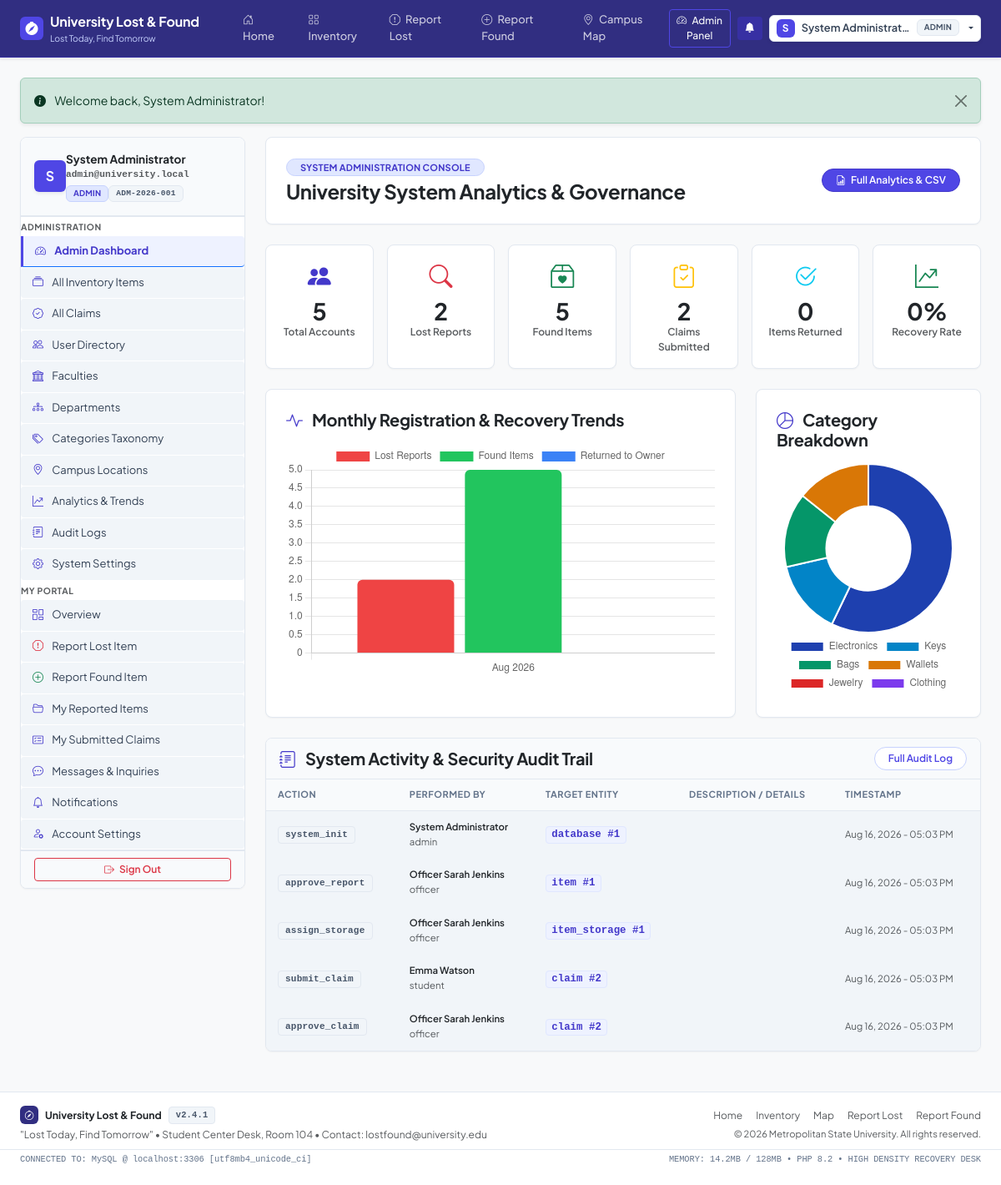
Page /admin/dashboard.php (signed in) on the committed database.
### tables this page shows
CREATE TABLE `users` (
  `id` INT UNSIGNED NOT NULL AUTO_INCREMENT,
  `university_id` VARCHAR(50) NOT NULL UNIQUE,
  `full_name` VARCHAR(150) NOT NULL,
  `email` VARCHAR(150) NOT NULL UNIQUE,
  `phone` VARCHAR(30) NULL,
  `password` VARCHAR(255) NOT NULL,
  `role` ENUM('student', 'staff', 'officer', 'admin') NOT NULL DEFAULT 'student',
  `faculty_id` INT UNSIGNED NULL,
  `department_id` INT UNSIGNED NULL,
  `profile_image` VARCHAR(255) NULL DEFAULT 'default_avatar.png',
  `status` ENUM('active', 'inactive', 'suspended') NOT NULL DEFAULT 'active',
  `email_verified` TINYINT(1) NOT NULL DEFAULT 1,
  `reset_token` VARCHAR(100) NULL,
  `reset_token_expiry` DATETIME NULL,
  `created_at` TIMESTAMP NOT NULL DEFAULT CURRENT_TIMESTAMP,
  `updated_at` TIMESTAMP NOT NULL DEFAULT CURRENT_TIMESTAMP ON UPDATE CURRENT_TIMESTAMP,
  PRIMARY KEY (`id`),
  KEY `fk_users_faculty` (`faculty_id`),
  KEY `fk_users_department` (`department_id`),
  CONSTRAINT `fk_users_faculty` FOREIGN KEY (`faculty_id`) REFERENCES `faculties` (`id`) ON DELETE SET NULL,
  CONSTRAINT `fk_users_department` FOREIGN KEY (`department_id`) REFERENCES `departments` (`id`) ON DELETE SET NULL
);

CREATE TABLE `audit_logs` (
  `id` INT UNSIGNED NOT NULL AUTO_INCREMENT,
  `user_id` INT UNSIGNED NULL,
  `action` VARCHAR(100) NOT NULL,
  `entity_type` VARCHAR(50) NOT NULL,
  `entity_id` INT UNSIGNED NULL,
  `old_data` TEXT NULL,
  `new_data` TEXT NULL,
  `ip_address` VARCHAR(45) NULL,
  `user_agent` VARCHAR(255) NULL,
  `created_at` TIMESTAMP NOT NULL DEFAULT CURRENT_TIMESTAMP,
  PRIMARY KEY (`id`),
  KEY `fk_audit_user` (`user_id`),
  CONSTRAINT `fk_audit_user` FOREIGN KEY (`user_id`) REFERENCES `users` (`id`) ON DELETE SET NULL
);

### admin/dashboard.php (the view, shortened to what the rows shown need)
<?php
$pdo = Database::getInstance()->getConnection();
$monthlySql = "SELECT DATE_FORMAT(created_at, '%b %Y') AS month_label,
                      SUM(CASE WHEN type = 'lost' THEN 1 ELSE 0 END) AS lost_cnt,
                      SUM(CASE WHEN type = 'found' THEN 1 ELSE 0 END) AS found_cnt,
                      SUM(CASE WHEN status = 'returned' THEN 1 ELSE 0 END) AS returned_cnt
               FROM items
               WHERE created_at >= DATE_SUB(NOW(), INTERVAL 6 MONTH)
               GROUP BY DATE_FORMAT(created_at, '%Y-%m'), DATE_FORMAT(created_at, '%b %Y')
               ORDER BY MIN(created_at) ASC";
$monthlyTrends = $pdo->query($monthlySql)->fetchAll();
$catDist = $pdo->query("SELECT c.name, COUNT(i.id) AS item_count
                        FROM categories c
                        LEFT JOIN items i ON c.id = i.category_id
                        GROUP BY c.id, c.name
                        ORDER BY item_count DESC
                        LIMIT 6")->fetchAll();
$recentAudits = $pdo->query("SELECT a.*, u.full_name AS user_name, u.role AS user_role
                            FROM audit_logs a
                            LEFT JOIN users u ON a.user_id = u.id
                            ORDER BY a.created_at DESC
                            LIMIT 8")->fetchAll();
require_once __DIR__ . '/../includes/header.php';
require_once __DIR__ . '/../includes/navbar.php';
?>
<div class="container-fluid px-lg-4 py-4">
    <div class="row g-4">
        <div class="col-lg-3">
            <?php require_once __DIR__ . '/../includes/sidebar.php'; ?>
        </div>
        <div class="col-lg-9">
            <div class="card border-0 shadow-sm rounded-4 bg-white overflow-hidden mb-4">
                <div class="table-responsive">
                    <table class="table align-middle mb-0 table-hover">
                        <thead class="table-light text-muted small text-uppercase">
                            <tr>
                                <th class="ps-4">Action</th>
                                <th>Performed By</th>
                                <th>Target Entity</th>
                                <th>Description / Details</th>
                                <th>Timestamp</th>
                            </tr>
                        </thead>
                        <tbody>
                            <?php if (empty($recentAudits)): ?>
                                <tr>
                                    <td colspan="5" class="text-center py-4 text-muted">No audit events logged yet.</td>
                                </tr>
                            <?php else: ?>
                                <?php foreach ($recentAudits as $a): ?>
                                    <tr>
                                        <td class="ps-4">
                                            <span class="badge bg-light text-dark border font-monospace"><?= e($a['action']) ?></span>
                                        </td>
                                        <td>
                                            <span class="fw-semibold text-dark small d-block"><?= e($a['user_name'] ?? 'System / Anonymous') ?></span>
                                            <small class="text-muted"><?= e($a['user_role'] ?? 'guest') ?></small>
                                        </td>
                                        <td><code><?= e($a['entity_type'] ?? '-') ?> #<?= e($a['entity_id'] ?? '-') ?></code></td>
                                        <td><span class="small text-secondary"><?= e($a['details'] ?? '') ?></span></td>
                                        <td><span class="small text-muted"><?= formatDateTime($a['created_at']) ?></span></td>
                                    </tr>
                                <?php endforeach; ?>
                            <?php endif; ?>
                        </tbody>
                    </table>
                </div>
            </div>
        </div>
    </div>
</div>
<script>
document.addEventListener('DOMContentLoaded', function () {
    // Monthly Trend Chart
    const trendCtx = document.getElementById('monthlyTrendChart');
    if (trendCtx) {
        const trendData = <?= json_encode($monthlyTrends) ?>;
        new Chart(trendCtx, {
            type: 'bar',
            data: {
                labels: trendData.map(d => d.month_label),
                datasets: [
                    {
                        label: 'Lost Reports',
                        data: trendData.map(d => d.lost_cnt),
                        backgroundColor: '#ef4444',
                        borderRadius: 6
                    },
                    {
                        label: 'Found Items',
                        data: trendData.map(d => d.found_cnt),
                        backgroundColor: '#22c55e',
                        borderRadius: 6
                    },
                    {
                        label: 'Returned to Owner',
                        data: trendData.map(d => d.returned_cnt),
                        backgroundColor: '#3b82f6',
                        borderRadius: 6
                    }
                ]
            },
            options: {
                responsive: true,
                maintainAspectRatio: false,
                plugins: { legend: { position: 'top' } }
            }
        });
    }
    // Category Pie Chart
    const catCtx = document.getElementById('categoryPieChart');
    if (catCtx) {
        const catData = <?= json_encode($catDist) ?>;
        new Chart(catCtx, {
            type: 'doughnut',
            data: {
                labels: catData.map(c => c.name),
                datasets: [{
                    data: catData.map(c => c.item_count),
                    backgroundColor: ['#1e40af', '#0284c7', '#059669', '#d97706', '#dc2626', '#7c3aed']
                }]
            },
            options: {
                responsive: true,
                maintainAspectRatio: false,
                plugins: { legend: { position: 'bottom' } }
            }
        });
    }
});
</script>
<?php require_once __DIR__ . '/../includes/footer.php'; ?>

### includes/navbar.php (shortened to what the rows shown need)
<?php
require_once __DIR__ . '/../classes/Auth.php';
$isAuth = Auth::check();
$user = Auth::user();
?>
<nav class="navbar navbar-expand-lg navbar-dark sticky-top shadow-sm py-1.5" style="background-color: #312e81; border-bottom: 1px solid #3730a3;">
    <div class="container-fluid px-lg-4">
        <div class="collapse navbar-collapse" id="navbarContent">
            <div class="d-flex align-items-center gap-2">
                <?php if ($isAuth): ?>
                    <?php if ($user['role'] === 'admin'): ?>
                        <a href="<?= APP_URL ?>/admin/dashboard.php" class="btn btn-outline-light btn-sm fw-medium border-indigo-700" style="font-size: 0.75rem; border-color: #4f46e5;">
                            <i class="bi bi-speedometer2 me-1"></i> Admin Panel
                        </a>
                    <?php elseif ($user['role'] === 'officer'): ?>
                        <a href="<?= APP_URL ?>/officer/dashboard.php" class="btn btn-outline-light btn-sm fw-medium border-indigo-700" style="font-size: 0.75rem; border-color: #4f46e5;">
                            <i class="bi bi-shield-check me-1"></i> Officer Desk
                        </a>
                    <?php else: ?>
                        <a href="<?= APP_URL ?>/dashboard.php" class="btn btn-outline-light btn-sm fw-medium border-indigo-700" style="font-size: 0.75rem; border-color: #4f46e5;">
                            <i class="bi bi-columns-gap me-1"></i> Dashboard
                        </a>
                    <?php endif; ?>
                    <a href="<?= APP_URL ?>/notifications.php" class="btn btn-sm position-relative px-2 py-1 text-white" style="background-color: #3730a3;" title="Notifications">
                        <i class="bi bi-bell-fill"></i>
                    </a>
                    <div class="dropdown">
                        <button class="btn btn-light btn-sm dropdown-toggle d-flex align-items-center gap-2 py-1 px-2.5 shadow-sm rounded" type="button" id="userMenuDropdown" data-bs-toggle="dropdown" aria-expanded="false">
                            <div class="bg-indigo-600 text-white rounded d-flex align-items-center justify-content-center fw-bold" style="width: 22px; height: 22px; font-size: 0.75rem; background-color: #4f46e5;">
                                <?= strtoupper(substr($user['full_name'], 0, 1)) ?>
                            </div>
                            <span class="d-none d-md-inline fw-semibold small text-truncate" style="max-width: 130px; font-size: 0.8rem;"><?= e($user['full_name']) ?></span>
                            <span class="badge bg-secondary-subtle text-secondary border rounded text-uppercase" style="font-size: 0.6rem;"><?= e($user['role']) ?></span>
                        </button>
                    </div>
                <?php endif; ?>
            </div>
        </div>
    </div>
</nav>

### includes/sidebar.php (shortened to what the rows shown need)
<?php
require_once __DIR__ . '/../classes/Auth.php';
$user = Auth::user();
$role = $user['role'] ?? 'student';
?>
<div class="card border rounded-3 overflow-hidden mb-4 bg-white shadow-sm" style="border-color: #e2e8f0;">
    <div class="p-3 text-start border-bottom" style="background-color: #f8fafc; border-color: #e2e8f0;">
        <div class="d-flex align-items-center gap-2.5">
            <div class="bg-indigo-600 text-white rounded d-flex align-items-center justify-content-center fw-bold shadow-sm" style="width: 38px; height: 38px; background-color: #4f46e5; font-size: 1rem;">
                <?= strtoupper(substr($user['full_name'] ?? 'U', 0, 1)) ?>
            </div>
            <div class="d-flex flex-column overflow-hidden">
                <span class="fw-bold text-dark text-truncate" style="font-size: 0.85rem;"><?= e($user['full_name'] ?? 'User') ?></span>
                <span class="text-muted font-monospace text-truncate" style="font-size: 0.7rem;"><?= e($user['email'] ?? '') ?></span>
                <div class="d-flex align-items-center gap-1.5 mt-1">
                    <span class="badge bg-primary-subtle text-primary border rounded text-uppercase" style="font-size: 0.6rem;"><?= e($role) ?></span>
                    <span class="badge bg-light text-secondary border rounded font-monospace" style="font-size: 0.6rem;"><?= e($user['university_id'] ?? 'N/A') ?></span>
                </div>
            </div>
        </div>
    </div>
</div>

### rows in the picture
users: full_name "S", full_name "System Administrat…", role "ADMIN", full_name "System Administrator"
audit_logs: action "system_init", user.full_name "System Administrator", user.role "admin", entity_type "database", entity "1", created_at "Aug 16, 2026 - 05:03 PM"
audit_logs: action "approve_report", user.full_name "Officer Sarah Jenkins", user.role "officer", entity_type "item", entity "1", created_at "Aug 16, 2026 - 05:03 PM"
audit_logs: action "assign_storage", user.full_name "Officer Sarah Jenkins", user.role "officer", entity_type "item_storage", entity "1", created_at "Aug 16, 2026 - 05:03 PM"
audit_logs: action "submit_claim", user.full_name "Emma Watson", user.role "student", entity_type "claim", entity "2", created_at "Aug 16, 2026 - 05:03 PM"
audit_logs: action "approve_claim", user.full_name "Officer Sarah Jenkins", user.role "officer", entity_type "claim", entity "2", created_at "Aug 16, 2026 - 05:03 PM"

### other values in the picture
APP_NAME "University Lost & Found"
APP_SLOGAN "Lost Today, Find Tomorrow"
$msg "Welcome back, System Administrator!"
$user['email'] "admin@university.local"
$user['university_id'] "ADM-2026-001"
$totalUsers "5"
$totalLost "2"
$totalFound "5"
$totalClaims "2"
$totalReturned "0"
$recoveryRate "0"
chart data {{ json_encode($catDist) }} [{"name":"Electronics","item_count":4},{"name":"Keys","item_count":1},{"name":"Bags","item_count":1},{"name":"Wallets","item_count":1},{"name":"Jewelry","item_count":0},{"name":"Clothing","item_count":0}]
